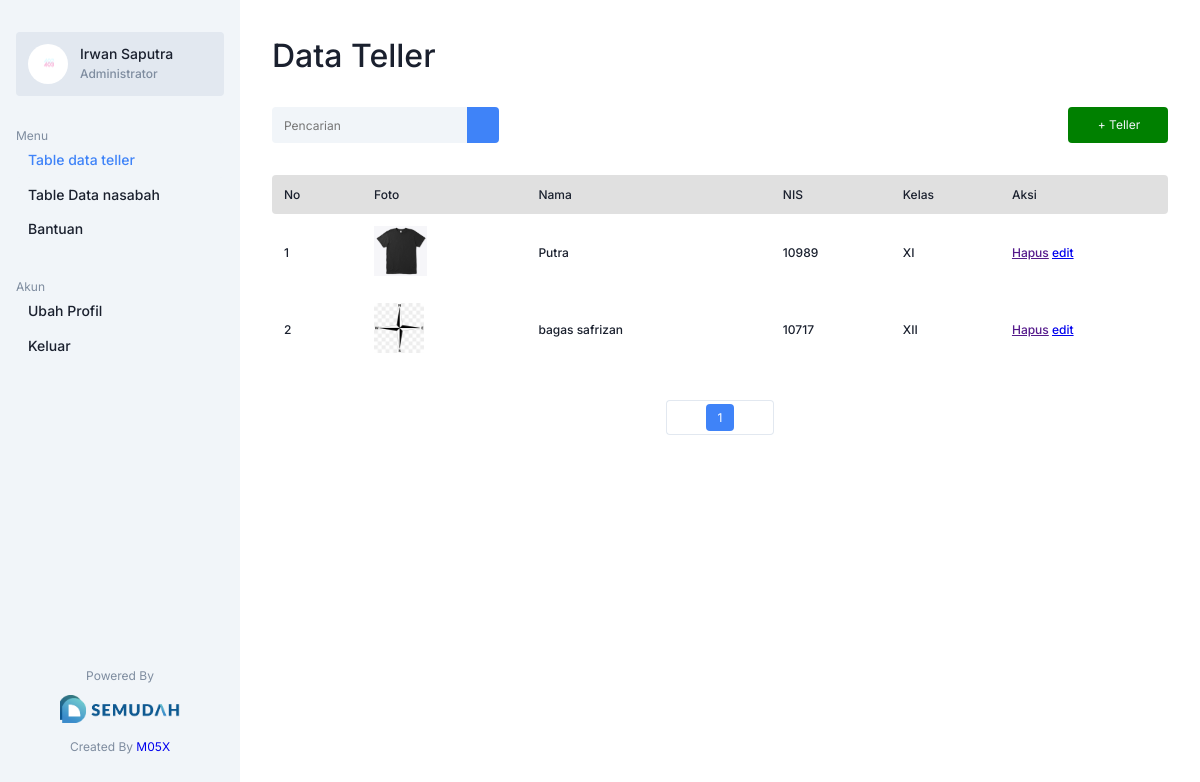
Screenshot of /Admin/data-teller.php (signed in) with the database file from the repository.
### tables this page shows
CREATE TABLE `teller` (
  `id_teller` int(11) NOT NULL,
  `nama` varchar(255) NOT NULL,
  `nis` int(11) NOT NULL,
  `password` varchar(255) NOT NULL,
  `kelas` varchar(255) NOT NULL,
  `foto` varchar(255) NOT NULL
);

### Admin/data-teller.php (the view, shortened to what this page needs)
<!DOCTYPE html>
<html lang="en">
<head>
    <link rel="stylesheet" href="../assets/css/riwayat-persuratan.css">
</head>
<body>
    <section class="sidebar">
        <div class="menu">
            <div class="profile">
                <div class="gambar">
                    <img src="../assets/img_admin/<?= $_SESSION["foto"]; ?>" alt="">
                </div>
                <div class="nama">
                <p>
                        <?= $_SESSION["nama"]; ?> <br>
                        <span><?= $_SESSION["role"]; ?></span>
                    </p>
                </div>
            </div>
            <ul>
                <p>Menu</p>
                <a href="data-teller.php">
                    <li class="side-active">
                        Table data teller
                    </li>
                </a>
                <a href="data-nasabah.php">
                    <li>
                        Table Data nasabah
                    </li>
                </a>
                <a href="">
                    <li>
                        Bantuan
                    </li>
                </a>
            </ul>
            <ul>
                <p>Akun</p>
                <a href="ubah-profil.php">
                    <li>
                        Ubah Profil
                    </li>
                </a>
                <a href="../assets/functions/logout.php" onclick="return confirm('Anda ingin keluar?');">
                    <li>
                        Keluar
                    </li>
                </a>
            </ul>
        </div>
        <div class="copyright">
            <p>Powered By</p>
            <img src="../assets/image/logo-semudah.png" alt="">
            <p>Created By <a href="https://muhamadasaddullah.github.io/">M05X</a></p>
        </div>
    </section>
    <main>
        <section>
        <div class="container">
            <p class="title">Data Teller</p>
            <div class="navi">
                <form action="" method="post" class="cari">
                    <input type="text" name="keyword" class="input-cari" placeholder="Pencarian">
                    <button type="submit" name="cari">
                    </button>
                </form>
                <a href="tambah-user.php">
                    <button class="btn-ekspor" target="_blank">
                        + Teller
                    </button>
                </a>
            </div>
            <div class="table">
            <table>
                <thead>
                    <tr>
                    <th style="background-color:#e0e0e0;">No</th>
                    <th style="background-color:#e0e0e0;" class="">Foto</th>
                    <th style="background-color:#e0e0e0;" class="">Nama</th>
                    <th style="background-color:#e0e0e0;" class="">NIS</th>
                    <th style="background-color:#e0e0e0;" class="">Kelas</th>
                    <th style="background-color:#e0e0e0;" class="">Aksi</th>
                    </tr>
                </thead>
                <tbody>
                    <?php
                    include '../assets/functions/function.php';
                    $jumlahdataperhalaman = 100;
                    $jumlahdata = mysqli_num_rows(mysqli_query($conn, "SELECT * FROM rekening"));
                    $jumlahhalaman = ceil($jumlahdata / $jumlahdataperhalaman);
                    $halamanaktif = ( isset($_GET["halaman"]) ) ? $_GET["halaman"] : 1;
                    $awaldata = ( $jumlahdataperhalaman * $halamanaktif ) - $jumlahdataperhalaman;
                    $no = 1;
                    if (isset($_POST["cari"])) {
                        $search = $_POST['keyword'];
                        $data = mysqli_query($conn, "SELECT * FROM teller WHERE nis = '$search' ");
                    }else{
                        $data = mysqli_query($conn, "SELECT * FROM teller ORDER BY id_teller DESC LIMIT $awaldata, $jumlahdataperhalaman");
                    }
                    while($d = mysqli_fetch_array($data)) {
                    ?>
                    <tr>
                        <td><?= $no++; ?></td>
                        <td > <img height="50px" src="../assets/img_teller/<?= $d["foto"]; ?>" alt=""> </td>
                        <td ><?= $d["nama"]; ?></td>
                        <td ><?= $d["nis"]; ?></td>
                        <td ><?=  $d["kelas"]; ?></td>
                        <td >
                            <a href="" class="btn-ubah">Hapus</a>
                            <a href="edit-rekening.php?id_nasabah=<?=$d['id_nasabah']?>" class="btn-ubah">edit</a>
                        </td>
                    </tr>
                    <?php
                    }
                    ?>
                </tbody>
            </table>
            </div>
            <div class="halaman">
                <div class="kembali">
                </div>
                <div class="no-halaman">
                    <?php for( $i = 1; $i <= $jumlahhalaman; $i++ ) : ?>
                        <?php if( $i == $halamanaktif ) : ?>
                            <a href="?halaman=<?= $i; ?>" class="halamanaktif"><?= $i; ?></a>
                        <?php else : ?>
                            <a href="?halaman=<?= $i; ?>"><?= $i; ?></a>
                        <?php endif; ?>
                    <?php endfor; ?>
                </div>
                <div class="lanjut">
                </div>
            </div>
        </div>
        </section>
    </main>
</body>
</html>

### rows the page displays
teller: foto (picture), nama "Putra", nis "10989", kelas "XI"
teller: foto (picture), nama "bagas safrizan", nis "10717", kelas "XII"

### other values shown
$_SESSION["nama"] "Irwan Saputra"
$_SESSION["role"] "Administrator"
